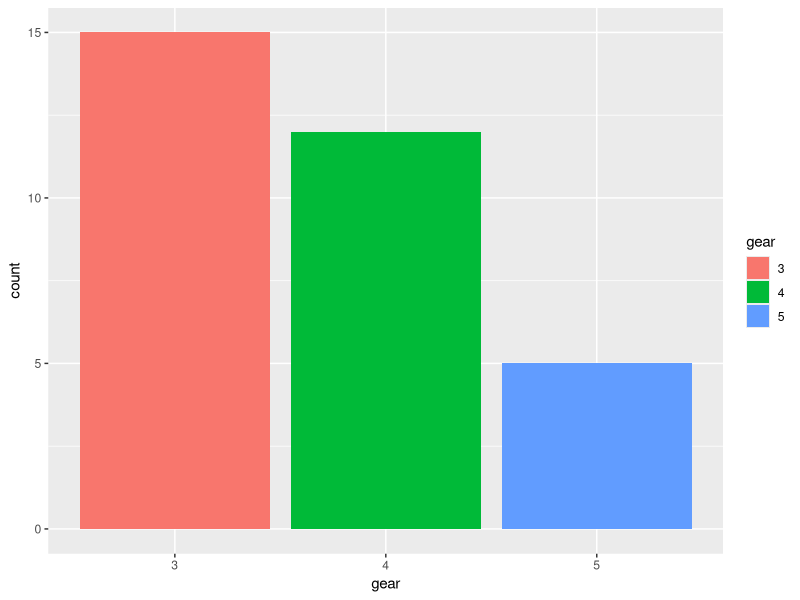
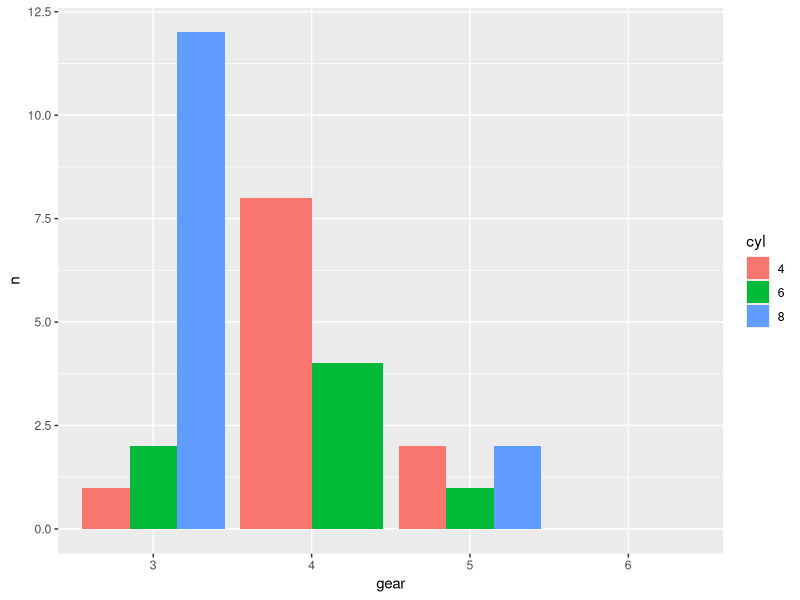
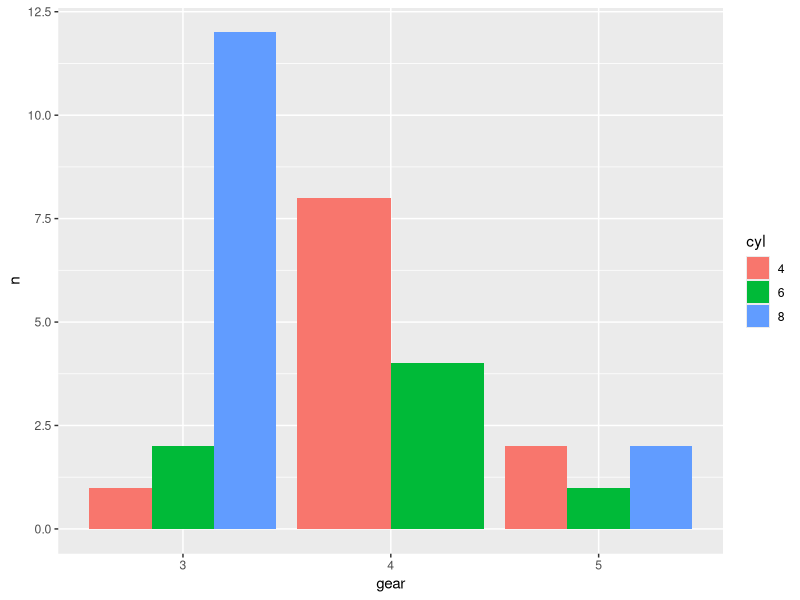
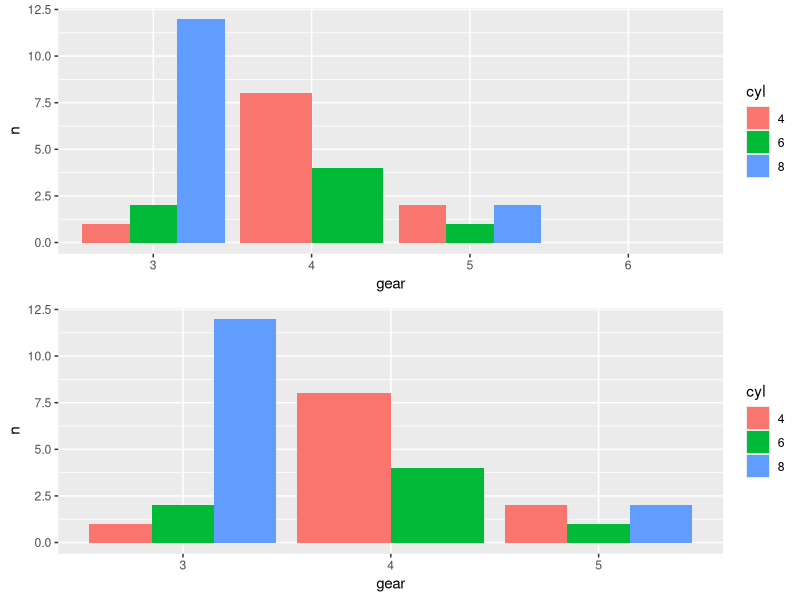
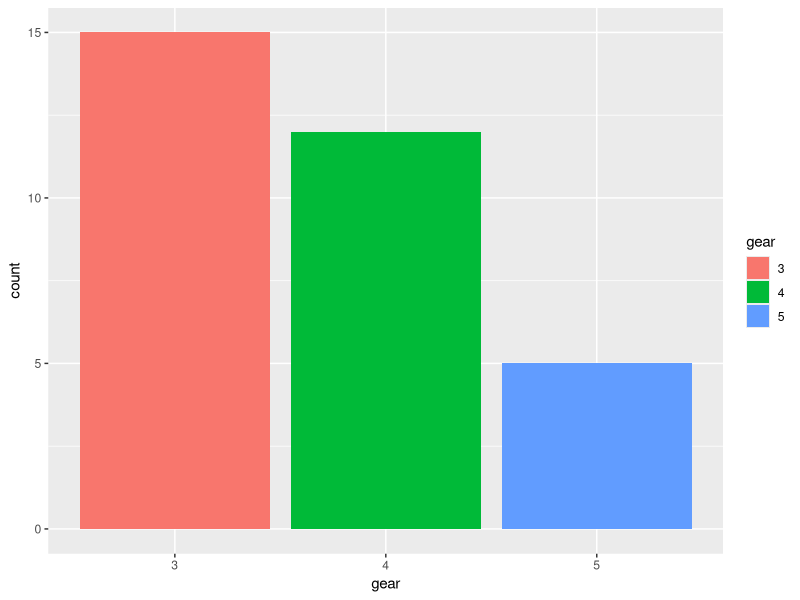
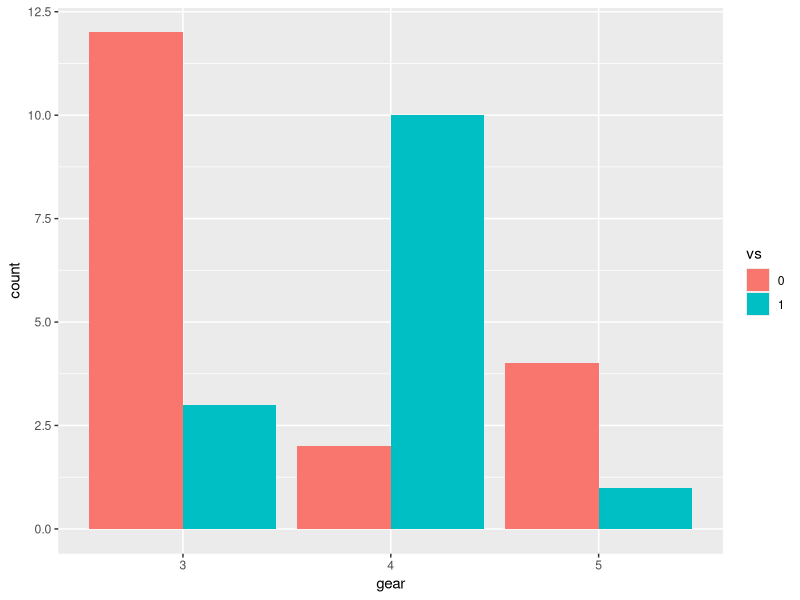
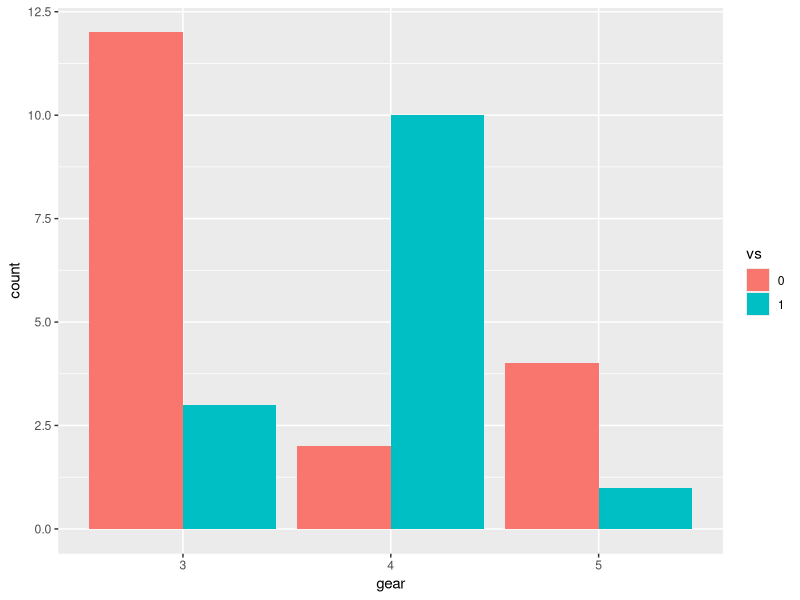
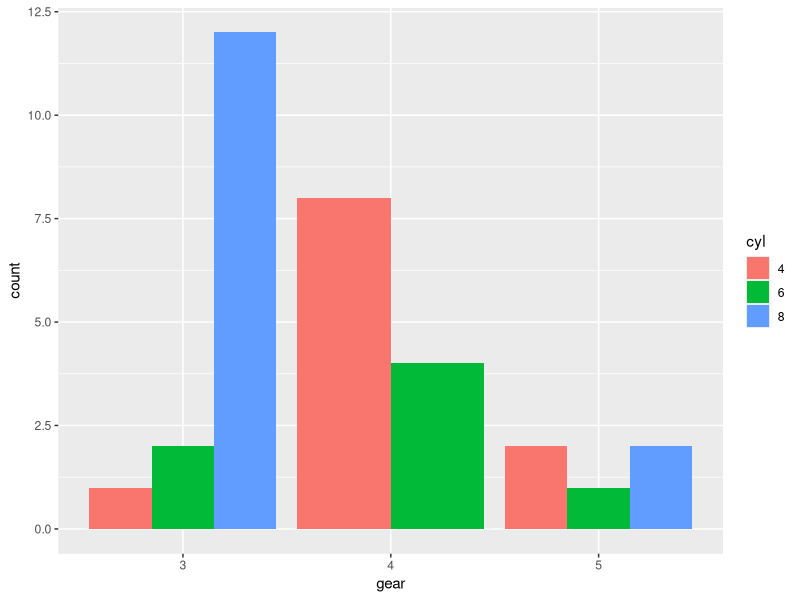

The R script that drew these images, in order: (Note: this script raises an error after producing the figures.)
#ggplot - Bar Plot : Unused Level
#there is a category but no data: see changes required in Plotting

#categorical Variables
library(dplyr)
library(ggplot2)

df=mtcars
catcols = c('cyl', 'vs', 'am', 'gear', 'carb')
df[,catcols] = lapply(df[,catcols], as.factor)
sapply(df, class)
ggplot(data=df, aes(x=gear, fill=gear)) + geom_bar()


#add unused levels
df2 = df
(df2$gear = as.character(df2$gear))
#as.numeric(as.character(df$factor_var))
df2$gear = factor(df2$gear, levels=c('3','4','5','6'))  #add 6th gear
(s2 <- df2 %>% group_by(cyl, gear) %>% summarise(n=n()))
table(df2$gear)
(gb4a <- ggplot(s2, aes(x=gear, y=n, fill=cyl)) + geom_bar(stat='identity', position='dodge') + scale_fill_discrete(drop=FALSE) + scale_x_discrete(drop=FALSE))
(gb4b <-  ggplot(s2, aes(x=gear, y=n, fill=cyl)) + geom_bar(stat='identity', position='dodge') + scale_fill_discrete(drop=TRUE) + scale_x_discrete(drop=TRUE))
gridExtra::grid.arrange(gb4a, gb4b)

table(df2$gear)
#maintain width levels from any bars  
ggplot(data = df2 , aes(x=gear, fill = gear)) + geom_bar(position = 'dodge')
ggplot(df, aes(x=gear, fill = vs)) +  geom_bar(position = position_dodge(preserve = "single"))
ggplot(df, aes(x=gear, fill = vs)) +  geom_bar(position = position_dodge(preserve = "single"))


(gb5a <- ggplot(df2, aes(x=gear, fill = cyl)) +  geom_bar(position = 'dodge'))  #see width of Gear 4 in Cyl 8 - wider
(gb5b <- ggplot(df2, aes(x=gear, fill = cyl)) +  geom_bar(position = position_dodge(preserve = "single")) + geom_text(stat='count', aes(label=..count..), position=position_dodge2(.6))) #width are equal
(gb5c <- ggplot(data = df2 %>% group_by(cyl, gear) %>% summarise(n=n()) , aes(x=gear, y=n , fill = cyl)) + geom_col(position = 'dodge'))
gridExtra::grid.arrange(gb6a, gb6b)

#remove any unused facet
(gb6a <- ggplot(s2, aes(x = cyl,y = n))  + geom_bar(stat='identity', position='dodge') + facet_grid( ~ gear,drop = FALSE) )
(gb6b <- ggplot(s2, aes(x = cyl,y = n))  + geom_bar(stat='identity', position='dodge') + facet_grid( ~ gear,drop = TRUE) )
#one facet removed
gridExtra::grid.arrange(gb6a, gb6b)


#Links
#https://stackoverflow.com/questions/45728723/ggplot2-dodge-overlapping-preserve-the-width-of-each-element

ggplot(df, aes(cyl, fill = vs)) +  geom_bar(position = "dodge")
with(df, table(cyl , vs ))  #convert table to DF
as.data.frame(with(df, table(cyl , vs )))  #Freq column added
ggplot(as.data.frame(with(df, table(cyl , vs ))),   aes(cyl, y = Freq, fill = vs)) +  geom_col(position = "dodge") +   scale_fill_discrete(drop = FALSE)
      
